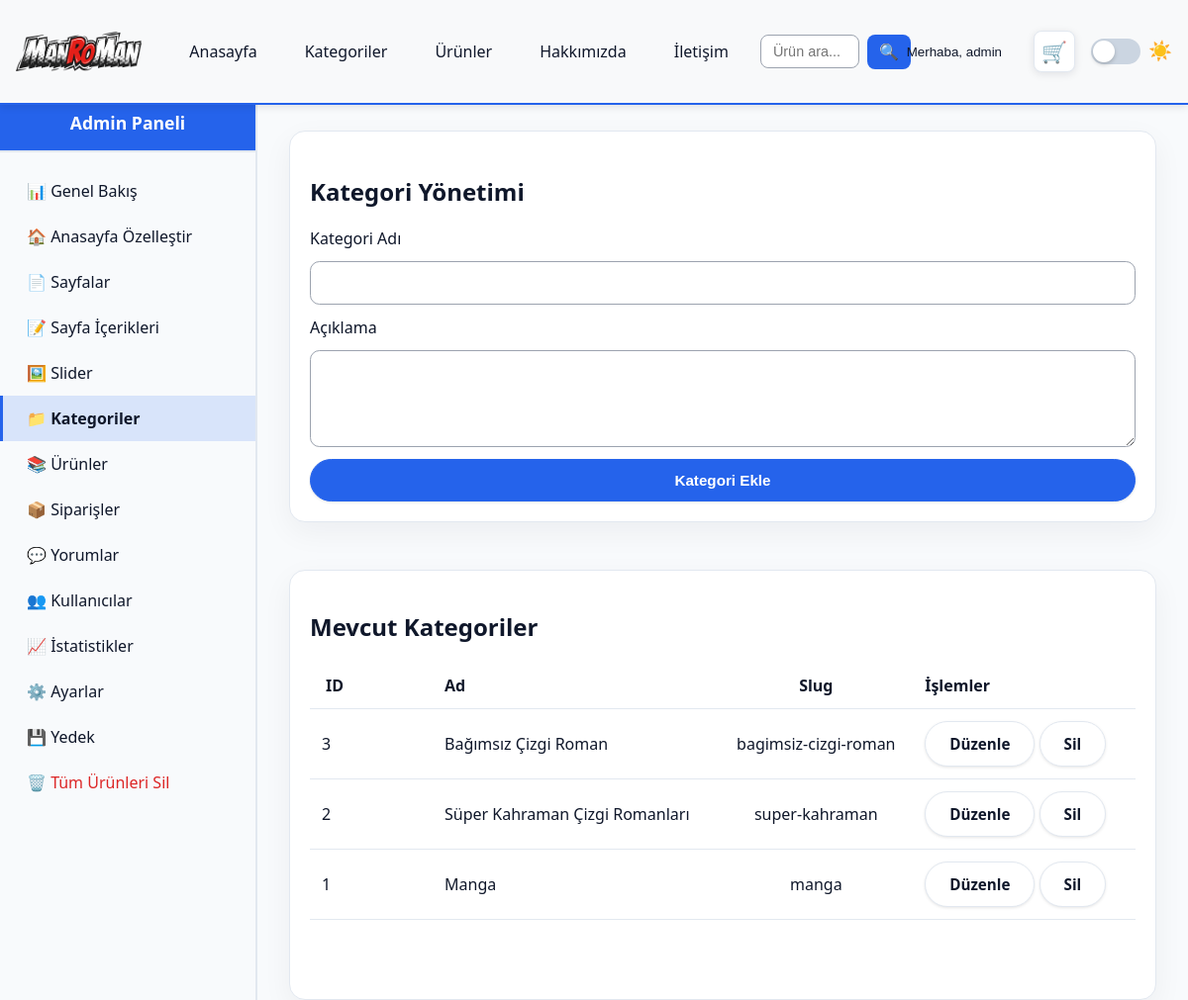
Screenshot of /admin/categories.php (signed in) with the database file from the repository.
### tables this page shows
CREATE TABLE `categories` (
  `id` int(10) UNSIGNED NOT NULL,
  `name` varchar(120) NOT NULL,
  `slug` varchar(150) NOT NULL,
  `description` text DEFAULT NULL,
  `created_at` timestamp NOT NULL DEFAULT current_timestamp()
);

### functions.php (called while the page is built, shortened)
<?php
function sanitize(string $value): string
{
    return htmlspecialchars($value, ENT_QUOTES, 'UTF-8');
}
function getCategories(PDO $pdo): array
{
    $statement = $pdo->query('SELECT id, name, slug FROM categories ORDER BY id DESC');
    return $statement->fetchAll();
}

### admin/categories.php (the view, shortened to what this page needs)
<?php
require __DIR__ . '/../config.php';
$editingCategory = null;
include __DIR__ . '/partials/header.php';
?>
<section class="card" style="margin-top: 2rem; padding-top: 1.5rem;">
    <h1>Kategori Yönetimi</h1>
    <form method="post">
        <label for="name">Kategori Adı</label>
        <input id="name" name="name" value="<?php echo sanitize($editingCategory['name'] ?? ($_POST['name'] ?? '')); ?>" required>
        <label for="description">Açıklama</label>
        <textarea id="description" name="description" rows="4"><?php echo sanitize($editingCategory['description'] ?? ($_POST['description'] ?? '')); ?></textarea>
        <button class="btn btn-primary" type="submit">
            <?php echo $editingCategory ? 'Kategoriyi Güncelle' : 'Kategori Ekle'; ?>
        </button>
    </form>
</section>
<section class="card" style="margin-top: 3rem; margin-bottom: 3rem; padding-bottom: 3rem;">
    <h2>Mevcut Kategoriler</h2>
    <?php if ($categories): ?>
        <table>
            <thead>
            <tr>
                <th>ID</th>
                <th>Ad</th>
                <th>Slug</th>
                <th>İşlemler</th>
            </tr>
            </thead>
            <tbody>
            <?php foreach ($categories as $category): ?>
                <tr>
                    <td><?php echo $category['id']; ?></td>
                    <td><?php echo sanitize($category['name']); ?></td>
                    <td><?php echo sanitize($category['slug']); ?></td>
                    <td>
                        <a class="btn" href="categories.php?edit_id=<?php echo $category['id']; ?>">Düzenle</a>
                        <a class="btn" href="categories.php?islem=sil&id=<?php echo $category['id']; ?>"
                           onclick="return confirm('Silmek istediğinize emin misiniz?');">Sil</a>
                    </td>
                </tr>
            <?php endforeach; ?>
            </tbody>
        </table>
    <?php else: ?>
        <p>Henüz kategori yok.</p>
    <?php endif; ?>
</section>
<?php include __DIR__ . '/partials/footer.php'; ?>

### assets/css/styles.css (style rules this page uses)
:root { --primary: #2563eb; --primary-dark: #1d4ed8; --light: #f8fafc; --text: #0f172a; --muted: #64748b; --border: #e2e8f0; }
* { box-sizing: border-box; }
html, body { height: 100%; margin: 0; }
body { font-family: 'Segoe UI', Tahoma, Geneva, Verdana, sans-serif; background: var(--light); color: var(--text); display: flex; flex-direction: column; padding-top: 80px; }
@media (min-width: 769px) { .admin-content table th:nth-child(3) { text-align: center !important; } }
@media (min-width: 769px) { .admin-content table td:has(img.product-thumbnail), .admin-content table td:nth-child(3) { text-align: center !important; vertical-align: middle !important; padding: 0.75rem 0.5rem !important; } }
.admin-panel table tbody td:first-child { width: 120px; min-width: 120px; padding: 0.75rem; }
.btn { display: inline-block; padding: 0.75rem 1.5rem; border-radius: 999px; border: 1px solid var(--border); cursor: pointer; font-weight: 600; text-decoration: none; transition: all 0.2s ease; font-size: 0.95rem; background: white; color: var(--text); box-shadow: 0 1px 3px rgba(0, 0, 0, 0.1); }
.btn-primary { background: var(--primary); color: white; border: 1px solid var(--primary); }
.card form { margin: 0; padding: 0; }
.card { background: white; padding: 1.25rem; border-radius: 1rem; box-shadow: 0 10px 30px rgba(15, 23, 42, 0.05); border: 1px solid var(--border); display: flex; flex-direction: column; }
form { display: grid; gap: 0.75rem; }
input, textarea, select { width: 100%; padding: 0.75rem; border-radius: 0.6rem; border: 1px solid var(--border); font-size: 1rem; background: white; }
input:not([type="radio"]):not([type="checkbox"]):not([type="file"]):not([type="submit"]):not([type="button"]):not([type="reset"]):not([type="hidden"]), textarea, select, .form-control, .form-select { border: 1px solid #9ca3af !important; border-width: 1px !important; }
textarea { resize: vertical; min-height: 80px; }
.admin-content table, .admin-content .table-responsive, .admin-content section:last-child table { margin-bottom: 2rem !important; }
table { width: 100%; border-collapse: collapse; background: white; border-radius: 1rem; overflow: hidden; }
th, td { padding: 0.75rem 1rem; border-bottom: 1px solid var(--border); text-align: left; }

### assets/css/final_override.css (style rules this page uses)
.admin-content .card:has(table), .admin-content section:has(table), .admin-content .table-responsive, .admin-content > table, .admin-content table, table { overflow-x: auto !important; -webkit-overflow-scrolling: touch !important; width: 100% !important; }
.admin-content .card:has(table), .admin-content section:has(table), .admin-content .table-responsive { display: block !important; width: 100% !important; max-width: 100% !important; }
.admin-content table, .admin-content .card table, .admin-content section table { display: table !important; width: 100% !important; min-width: 100% !important; table-layout: auto !important; border-collapse: collapse !important; }
@media (min-width: 769px) { .admin-content table td, .admin-content table th { vertical-align: middle !important; } }
.admin-content table, .admin-content .table-responsive, .admin-content section:last-child table { margin-bottom: 2rem !important; }

### admin/partials/header.php (style rules this page uses)
body.admin-panel { display: flex; padding-top: 0; min-height: 100vh; }

### rows the page displays
categories: id "3", name "Bağımsız Çizgi Roman", slug "bagimsiz-cizgi-roman"
categories: id "2", name "Süper Kahraman Çizgi Romanları", slug "super-kahraman"
categories: id "1", name "Manga", slug "manga"

### other values shown
$adminName "admin"
